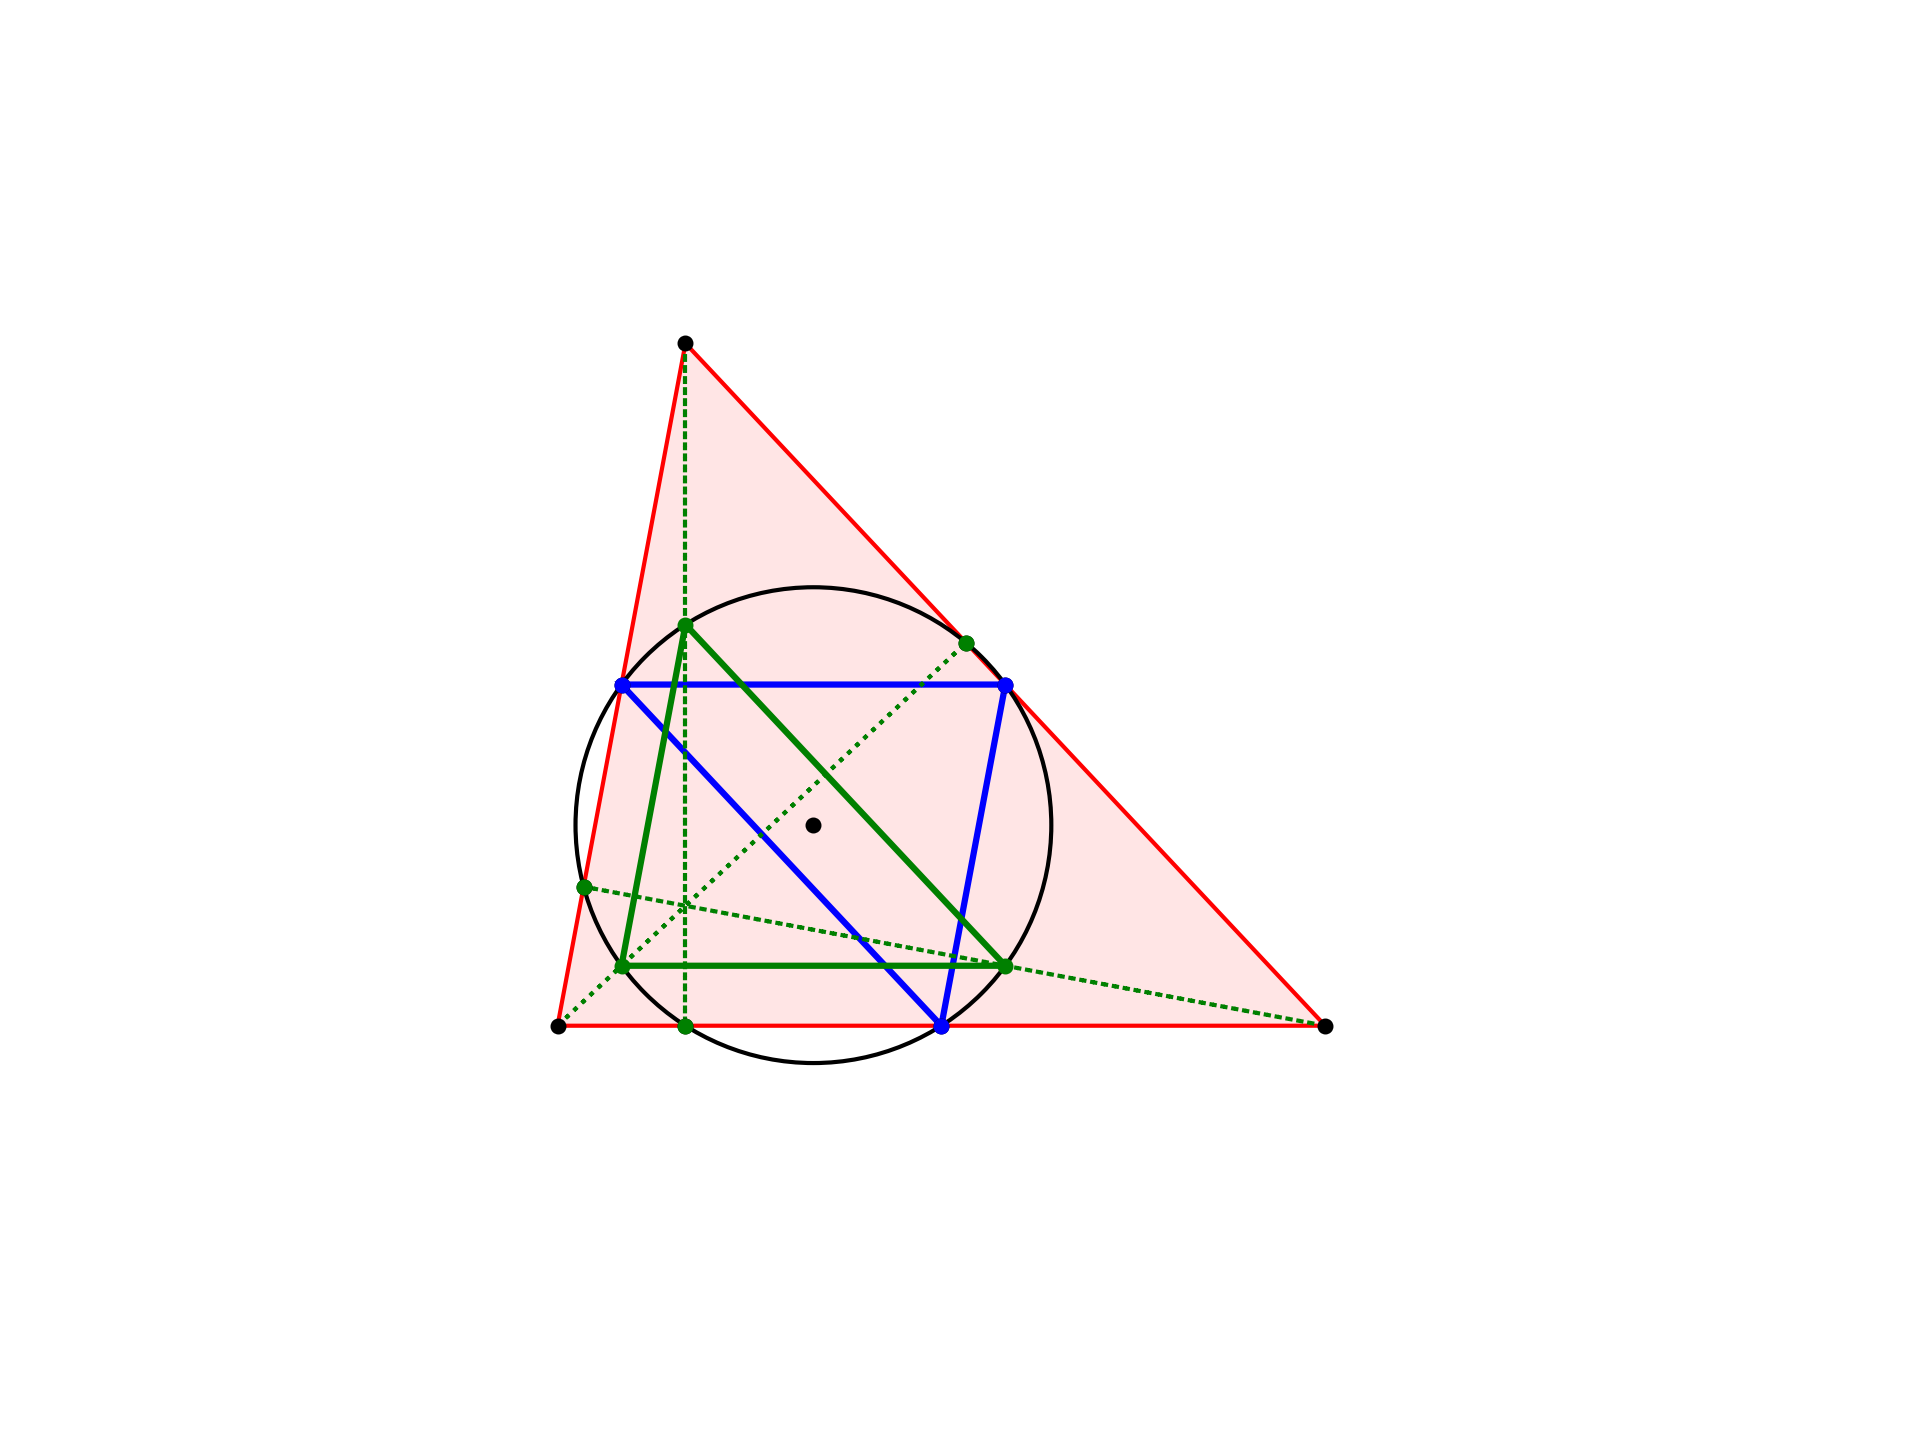

Source code (Python):
import sys,math
import matplotlib.colors as colors
import matplotlib.pyplot as plt
import numpy as np

import geometry as geo

# contrary to best practice
# import *all* the symbols from the library
from geometry import *

fig, ax = geo.init()
ax.set(xlim=(-20,120), ylim=(-30,100))

'''
circle = plt.Circle(
    (Q.x,Q.y),r,fc='none',ec='k')
ax.add_patch(circle)


gtr =  get_standard_triangle
sp =  scatter_points
lss =  draw_line_segments
fpg =  fill_polygon
opg =  outline_polygon
gpf =  get_point_by_fractional_length
gcc =  get_circumcircle
goa =  get_orthocenter_and_altitudes
gcm =  get_centroid_and_medians
gib =  get_incenter_and_bisectors
xll = get_intersection_for_two_lines
xlc = get_intersection_line_segment_circle
xcc = get_intersection_circle_circle
ba =  bisect_angle_Euclid
rp =  rotate_points_around_center_by_angle
tp =  translate_points
sct =  scale_triangle
ma =  mark_angle
mra = mark_right_angle
rl  = get_rectangle_for_line

'''

#----------

pL = gtr()
A,B,C = pL
opg(ax,pL)
fpg(ax,pL)

O,_ = gcc(pL)

K = gpf([A,B],0.5)
L = gpf([B,C],0.5)
M = gpf([C,A],0.5)
pL2 = [K,L,M]

N,r = gcc(pL2)
ax.add_patch(plt.Circle(
    (N.x,N.y),r,fc='none',ec='k'))
opg(ax,pL2,ec='b',lw=1.5)
    
oD = goa(pL)
D,E,F = oD['D'],oD['E'],oD['F']

pL3 = rp([K,L,M],N,180)
opg(ax,pL3,ec='g',lw=1.5)

lss(ax,[[A,D],[B,E],[C,F]],ec='g',ls=':')

sp(ax,[A,B,C,D,E,F,K,L,M,N])
sp(ax,[K,L,M],c='b')
sp(ax,[D,E,F],c='g')
sp(ax,pL3,c='g')



#----------

plt.gca().set_axis_off()
ofn = '/Users/telliott/Desktop/ninepoint_rev.png'
plt.savefig(ofn, dpi=300)